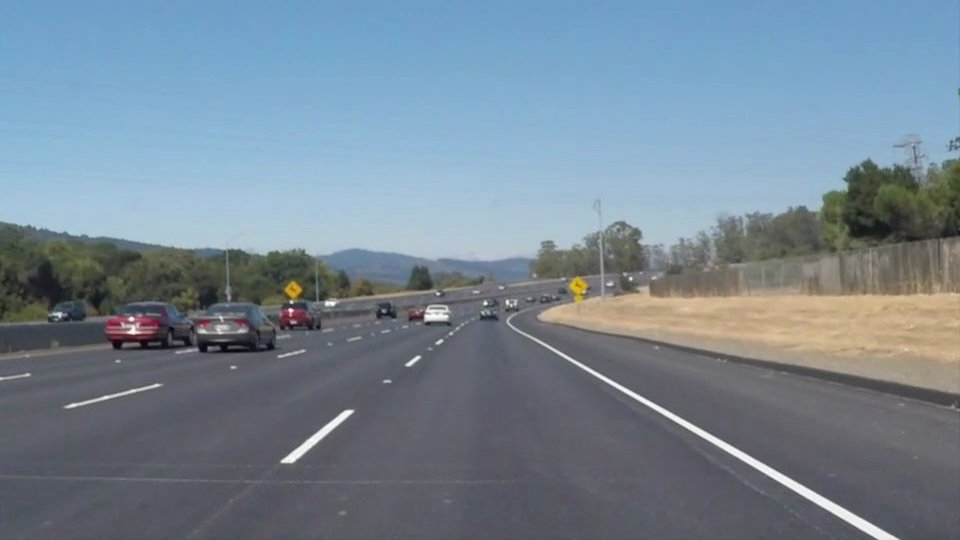
//> input picture image_files/1.jpg, 960 x 540 px
$ ./main ../../image_files/1.jpg   (built with g++ and OpenCV 4)
//> lines starting //> are read from the running program, lines starting //| are printed output that depends on the picture; after the words box and inside, x2 and y2 are one past the last pixel; in counts of white or black regions, pixels touching at a corner belong together
#include <iostream>
#include <math.h>
#include <opencv2/opencv.hpp>

using namespace std;
using namespace cv;

int main(int argc, char* argv[])
{
	//Load image
	const char* input = argv[1];
	Mat src = imread(input, IMREAD_COLOR);
//> src is the input picture: 540 rows x 960 cols, CV_8UC3; mean B, G, R 148.1, 134.5, 118.5

	if (src.empty())
	{
		cout << "Failed to load " << input << endl;
		return -1;
	}

    //set parameter
    float sigma = 1;
    int kernel = 3;
    float sum = 0;

	//Create gaussian kernel
	Mat G_kernel(kernel, kernel, CV_32F, Scalar::all(0));
    for(int i=0; i<kernel; i++)
    {
        for(int j=0; j<kernel; j++)
        {
            G_kernel.at<float>(i,j) = exp((-1)*(pow((i)-int(kernel/2), 2)+pow((j)-int(kernel/2), 2))/2*pow(sigma, 2));
            sum = sum + G_kernel.at<float>(i,j);
        }
    }

    //creat Gray Mat
    Mat gray(src.rows, src.cols, CV_8U);
    cout << "rows = " << src.rows << endl;
//| rows = 540
    cout << "cols = " << src.cols << endl;
//| cols = 960

    //RGB to Gray = 0.299 * Red + 0.587 * Green + 0.114 * Blue
    for(int i=0; i<src.rows; i++)
    {
        for(int j=0; j<src.cols; j++)
        {
            gray.at<uchar>(i, j) = 0.114*src.at<uchar>(i, 3*j)
                                    + 0.587*src.at<uchar>(i, 3*j+1)
                                    + 0.299*src.at<uchar>(i, 3*j+2);
        }
    }
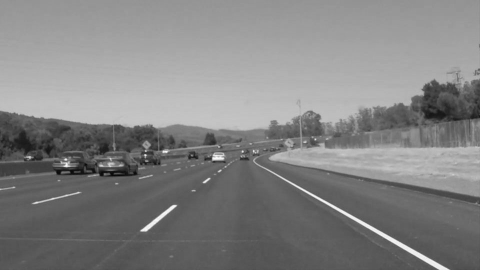
//> gray: 540 rows x 960 cols, CV_8UC1 (shown at 1/2 size); min 5, max 255, mean 130.8

    //print blur kernel
    cout << "blur kernel:" << endl;
    for(int i=0; i<kernel; i++)
    {
        for(int j=0; j<kernel; j++)
        {
        cout << G_kernel.at<float>(i, j) << "\t" ;
        }
        cout << endl;
    }

    //convolution operation with Gaussian kernel
    Mat blur(gray.rows-2, gray.cols-2, CV_8U);

    for(int i=0; i<gray.rows-2; i++)
    {
        for(int j=0; j<gray.cols-2; j++)
        {
            int cal = 0;
            for(int k=0; k<kernel; k++)
            {
                for(int n=0; n<kernel; n++)
                {
                    cal = cal + G_kernel.at<float>(k, n)*gray.at<uchar>(i+k, j+n);
                }
            }
            blur.at<uchar>(i, j) = cal/sum;
        }
    }

    //Create sobel kernel
    Mat Gx_kernel(3, 3, CV_32F, Scalar::all(0));
    Gx_kernel.at<float>(0, 0) = -1.0;
    Gx_kernel.at<float>(1, 0) = -2.0;
    Gx_kernel.at<float>(2, 0) = -1.0;
    Gx_kernel.at<float>(0, 2) =  1.0;
    Gx_kernel.at<float>(1, 2) =  2.0;
    Gx_kernel.at<float>(2, 2) =  1.0;

    Mat Gy_kernel(3, 3, CV_32F, Scalar::all(0));
    Gy_kernel.at<float>(0, 0) = -1.0;
    Gy_kernel.at<float>(0, 1) = -2.0;
    Gy_kernel.at<float>(0, 2) = -1.0;
    Gy_kernel.at<float>(2, 0) =  1.0;
    Gy_kernel.at<float>(2, 1) =  2.0;
    Gy_kernel.at<float>(2, 2) =  1.0;

    //print Gx kernel
    cout << "Gx kernel:" << endl;
    for(int i=0; i<3; i++)
    {
        for(int j=0; j<3; j++)
        {
        cout << Gx_kernel.at<float>(i, j) << "\t" ;
        }
        cout << endl;
    }
    //print Gy kernel
    cout << "Gy kernel:" << endl;
    for(int i=0; i<3; i++)
    {
        for(int j=0; j<3; j++)
        {
        cout << Gy_kernel.at<float>(i, j) << "\t" ;
        }
        cout << endl;
    }

    //set parameter
    Mat Gx(gray.rows-4, gray.cols-4, CV_8U);
    Mat Gy(gray.rows-4, gray.cols-4, CV_8U);
    Mat G(gray.rows-4, gray.cols-4, CV_8U);
    Mat non_G(gray.rows-4, gray.cols-4, CV_8U);
    Mat canny(gray.rows-4, gray.cols-4, CV_8U);
    float gradient[gray.rows-2][gray.cols -2] = {0};
    float angle[gray.rows-2][gray.cols -2] = {0};

    //convolution operation with Gx & Gy kernel
    //find the intensity and angle gradient of the image
    for(int i=0; i<gray.rows-4; i++)
    {
        for(int j=0; j<gray.cols-4; j++)
        {
            float cal = 0;
            float cal2 = 0;
            for(int k=0; k<3; k++)
            {
                for(int n=0; n<3; n++)
                {
                    cal = cal + Gx_kernel.at<float>(k, n)*gray.at<uchar>(i+k, j+n);
                    cal2 = cal2 + Gy_kernel.at<float>(k, n)*gray.at<uchar>(i+k, j+n);
                }
            }
            Gx.at<uchar>(i, j) = cal;
            Gy.at<uchar>(i, j) = cal2;
            gradient[i][j] = sqrt(pow(cal, 2)+pow(cal2, 2));
            angle[i][j] = atan(cal2/cal)*180/3.14;
            if(angle[i][j]< 22.5 && angle[i][j]>-22.5){angle[i][j] = 0;}
            else if(angle[i][j]< 67.5 && angle[i][j]> 22.5){angle[i][j] = 45;}
            else if(angle[i][j]<-22.5 && angle[i][j]>-67.5){angle[i][j] = 135;}
            else if(angle[i][j]<-67.5 || angle[i][j]> 67.5){angle[i][j] = 90;}
            if(cal==0){angle[i][j] = 90;}
            G.at<uchar>(i, j) = gradient[i][j];
            if(gradient[i][j]>255){G.at<uchar>(i, j)=255;}
        }
    }
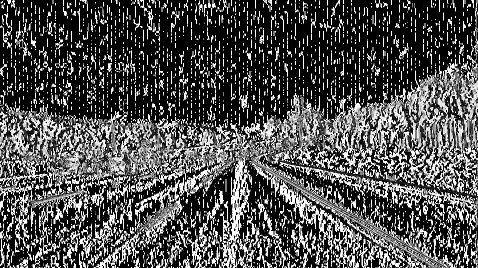
//> Gx: 536 rows x 956 cols, CV_8UC1 (shown at 1/2 size); min 0, max 255, mean 80.5
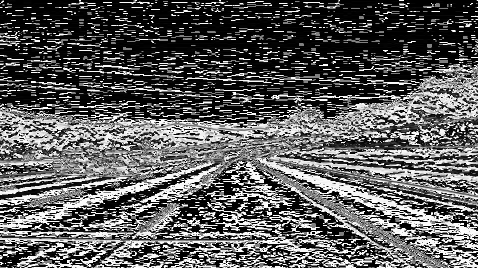
//> Gy: 536 rows x 956 cols, CV_8UC1 (shown at 1/2 size); min 0, max 255, mean 92.5
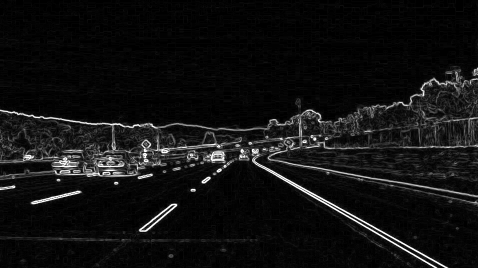
//> G: 536 rows x 956 cols, CV_8UC1 (shown at 1/2 size); min 0, max 255, mean 17.4

    //Non-maximum suppression
    for(int i=1; i<G.rows-1; i++)
    {
        for(int j=1; j<G.cols-1; j++)
        {
            if(angle[i][j]==0)
            {
                if(gradient[i][j]<gradient[i][j-1]){gradient[i][j]=0;}
                else{gradient[i][j-1]=0;}
                if(gradient[i][j]<gradient[i][j+1]){gradient[i][j]=0;}
                else{gradient[i][j+1]=0;}
                if(gradient[i][j+1]<gradient[i][j-1]){gradient[i][j+1]=0;}
                else{gradient[i][j-1]=0;}
            }
            else if(angle[i][j]==45)
            {
                if(gradient[i][j]<gradient[i+1][j-1]){gradient[i][j]=0;}
                else{gradient[i+1][j-1]=0;}
                if(gradient[i][j]<gradient[i-1][j+1]){gradient[i][j]=0;}
                else{gradient[i-1][j+1]=0;}
                if(gradient[i+1][j-1]<gradient[i-1][j+1]){gradient[i+1][j-1]=0;}
                else{gradient[i-1][j+1]=0;}
            }
            else if(angle[i][j]==90)
            {
                if(gradient[i][j]<gradient[i-1][j]){gradient[i][j]=0;}
                else{gradient[i-1][j]=0;}
                if(gradient[i][j]<gradient[i+1][j]){gradient[i][j]=0;}
                else{gradient[i+1][j]=0;}
                if(gradient[i+1][j]<gradient[i-1][j]){gradient[i+1][j]=0;}
                else{gradient[i-1][j]=0;}
            }
            else if(angle[i][j]==135)
            {
                if(gradient[i][j]<gradient[i-1][j-1]){gradient[i][j]=0;}
                else{gradient[i-1][j-1]=0;}
                if(gradient[i][j]<gradient[i+1][j+1]){gradient[i][j]=0;}
                else{gradient[i+1][j+1]=0;}
                if(gradient[i+1][j+1]<gradient[i-1][j-1]){gradient[i+1][j+1]=0;}
                else{gradient[i-1][j-1]=0;}
            }
            non_G.at<uchar>(i, j) = gradient[i][j];
            if(gradient[i][j]>255){non_G.at<uchar>(i, j)=255;}
        }
    }

    //set paramete
    int H_thresd = 254;
    int L_thresd = 160;

    //Connect Weak Edge & draw on source image
    for(int i=0; i<non_G.rows; i++)
    {
        for(int j=0; j<non_G.cols; j++)
        {
            canny.at<uchar>(i, j) = 0;
            if(non_G.at<uchar>(i, j) > H_thresd)
            {
                canny.at<uchar>(i,j) = 255;
            }
            else if(non_G.at<uchar>(i, j) < L_thresd){canny.at<uchar>(i,j) = 0;}
            else
            {
                for(int k=-1; k<2; k++)
                {
                    for(int n=-1; n<2; n++)
                    {
                        //if(non_G.at<uchar>(i+k, j+n) > H_thresd)
                        if(canny.at<uchar>(i+k, j+n) ==255)
                        {
                            canny.at<uchar>(i, j) = 255;
                        }
                    }
                }
            }
        }
    }
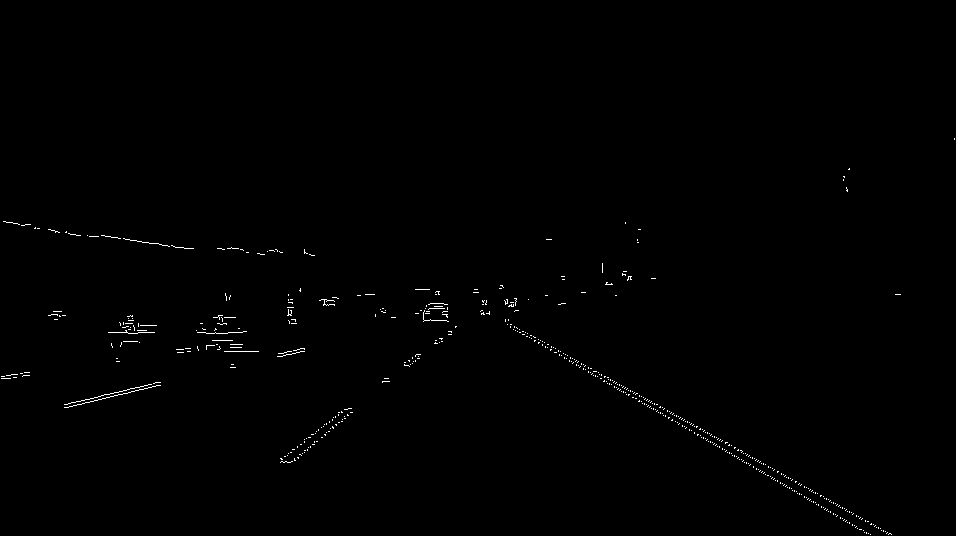
//> canny: 536 rows x 956 cols, CV_8UC1; 0.44% white in thin lines or dots, all inside (x1, y1, x2, y2) = (1, 138, 955, 535)


    int thresd = 100;
    namedWindow("tweak");
    createTrackbar("thresd", "tweak", &thresd, 200);

    int rho = 2*sqrt(pow(canny.rows, 2)+pow(canny.cols, 2));
    int theta = 2*3.14*100;
    Mat hough(theta, rho, CV_8U);
    Mat houghlines(canny.rows, canny.cols, CV_8U);
    Mat result(src.rows, src.cols, CV_8UC3);

    cout<<"rho & theta = "<<2*rho<<"/"<<theta<<endl;
//| rho & theta = 4384/628

    for(int i=0; i<hough.rows; i++)
    {
        for(int j=0; j<hough.cols; j++){hough.at<uchar>(i, j)=0;}
    }
//> hough: 628 rows x 2192 cols, CV_8UC1; every value is 0

    for(int i=0; i<canny.rows; i++)
    {
        for(int j=0; j<canny.cols; j++)
        {
            if(canny.at<uchar>(i, j) == 255)
            {
                for(int k=0; k<theta; k++)
                {
                    int cal = j*cos(float(k)/100)+i*sin(float(k)/100);
                    hough.at<uchar>(k, rho/2 + cal) = hough.at<uchar>(k, rho/2 + cal) + 1 ;
                }
            }
        }
    }
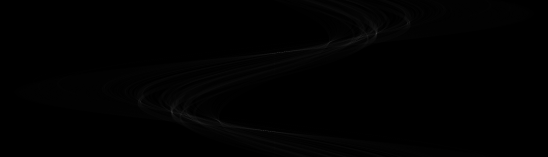
//> hough: 628 rows x 2192 cols, CV_8UC1 (shown at 1/4 size); min 0, max 147, mean 1

    while(1)
    {
        for(int i=0; i<houghlines.rows; i++)
        {
            for(int j=0; j<houghlines.cols; j++){houghlines.at<uchar>(i, j)=0;}
        }
//> houghlines: 536 rows x 956 cols, CV_8UC1; every value is 0


        for(int i=0; i<result.rows; i++)
        {
            for(int j=0; j<result.cols; j++)
            {
                result.at<uchar>(i+2, 3*(j+2)) = src.at<uchar>(i+2, 3*(j+2));
                result.at<uchar>(i+2, 3*(j+2)+1) = src.at<uchar>(i+2, 3*(j+2)+1);
                result.at<uchar>(i+2, 3*(j+2)+2) = src.at<uchar>(i+2, 3*(j+2)+2);
            }
        }

        for(int i=0; i<hough.rows; i++)
        {
            for(int j=0; j<hough.cols; j++){
                if(hough.at<uchar>(i, j) > thresd)
                {
                    for(int k=0; k<houghlines.cols; k++)
                    {
                        int cal = ((j-rho/2)-k*cos(float(i)/100))/sin(float(i)/100);
                        if(cal < houghlines.rows && cal>0)
                        {
                            houghlines.at<uchar>(cal, k) = 255;
                            result.at<uchar>(cal+2, 3*(k+2)) = 0;
                            result.at<uchar>(cal+2, 3*(k+2)+1) = 255;
                            result.at<uchar>(cal+2, 3*(k+2)+2) = 0;
                        }
                    }
                }
            }
        }
//> houghlines: 536 rows x 956 cols, CV_8UC1; 1.2% white in thin lines or dots, all inside (x1, y1, x2, y2) = (0, 26, 900, 536)
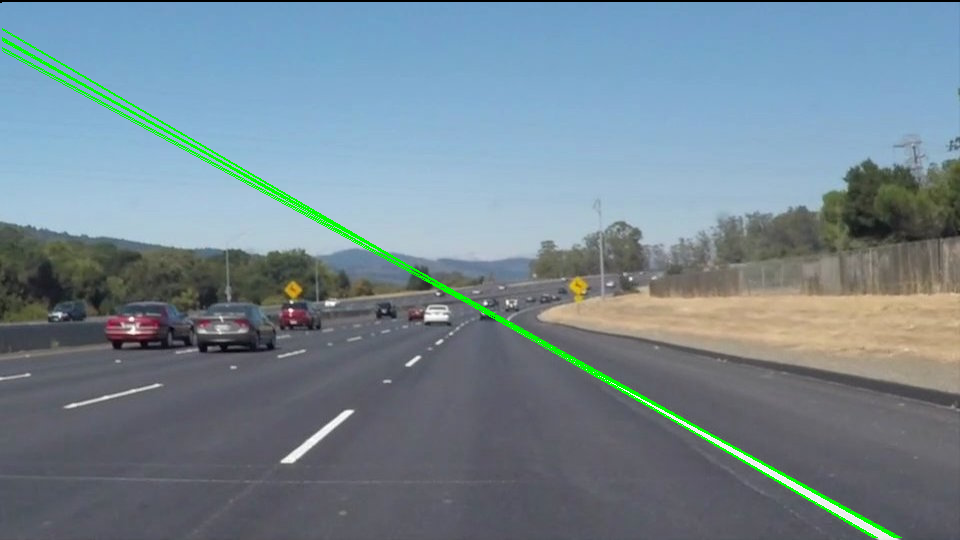
//> result: 540 rows x 960 cols, CV_8UC3; mean B, G, R 145.1, 135, 116.3

        // [10 lines of commented-out code are left out]
        imshow("canny", canny);
        imshow("result", result);
        imshow("hough space", hough);
        imshow("hough line", houghlines);
        char kbin = waitKey(30);
//> the Esc key is pressed
        if(kbin == 27){break;}
    }

	destroyAllWindows();

	return 0;
}

$ run again, on image_files/3.jpg
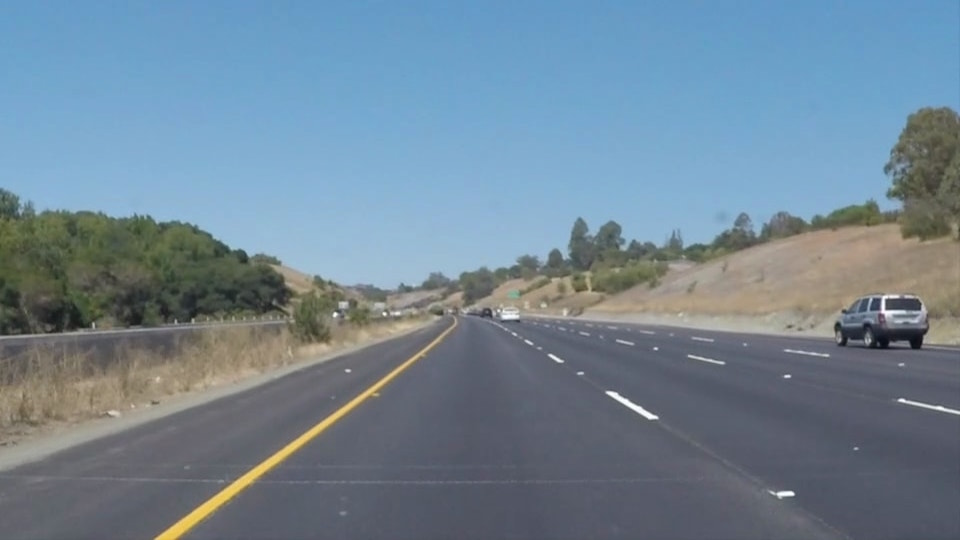
//> input picture image_files/3.jpg, 960 x 540 px
//> src is the input picture: 540 rows x 960 cols, CV_8UC3; mean B, G, R 149, 133.4, 113
//| rows = 540
//| cols = 960
//> after the loop `for(int i=0; i<non_G.rows; i++)`:
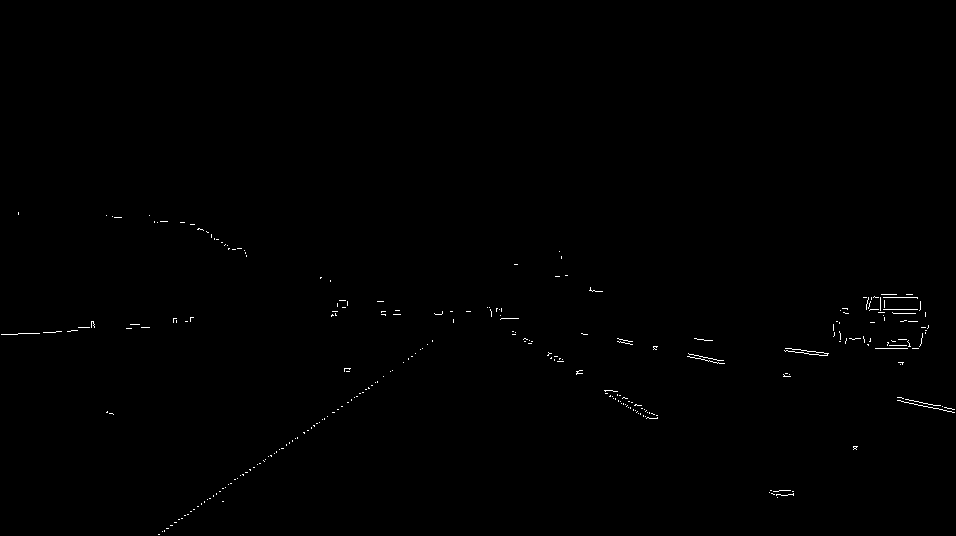
//> canny: 536 rows x 956 cols, CV_8UC1; 0.31% white in thin lines or dots, all inside (x1, y1, x2, y2) = (1, 212, 955, 535)
//| rho & theta = 4384/628
//> after the loop `for(int i=0; i<hough.rows; i++)`:
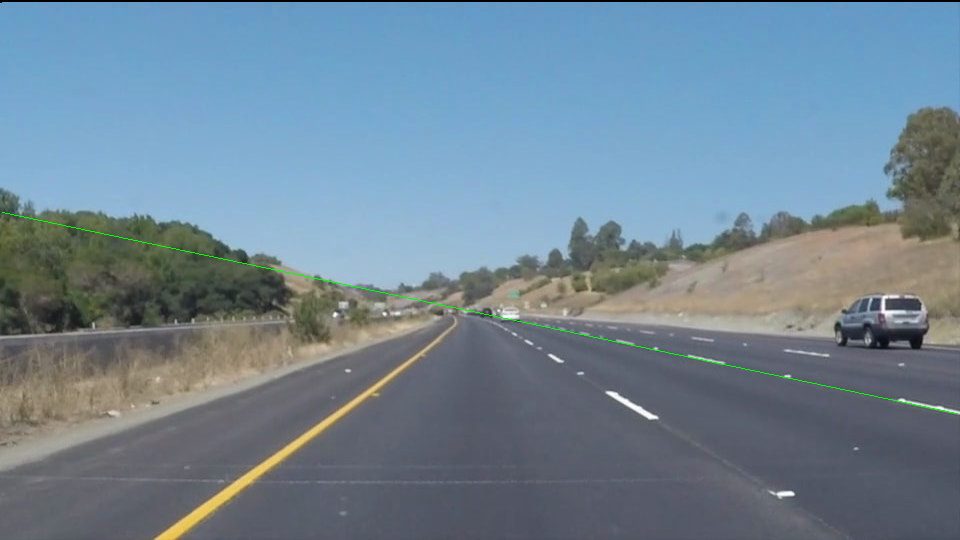
//> result: 540 rows x 960 cols, CV_8UC3; mean B, G, R 148.1, 133.1, 112.4

$ run again, on image_files/4.jpg
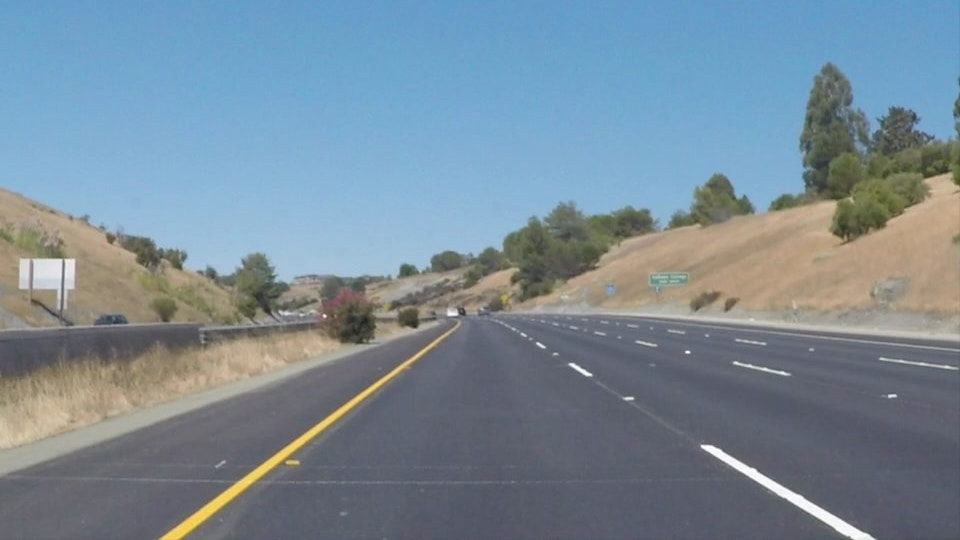
//> input picture image_files/4.jpg, 960 x 540 px
//> src is the input picture: 540 rows x 960 cols, CV_8UC3; mean B, G, R 151.5, 138.6, 120.7
//| rows = 540
//| cols = 960
//> after the loop `for(int i=0; i<non_G.rows; i++)`:
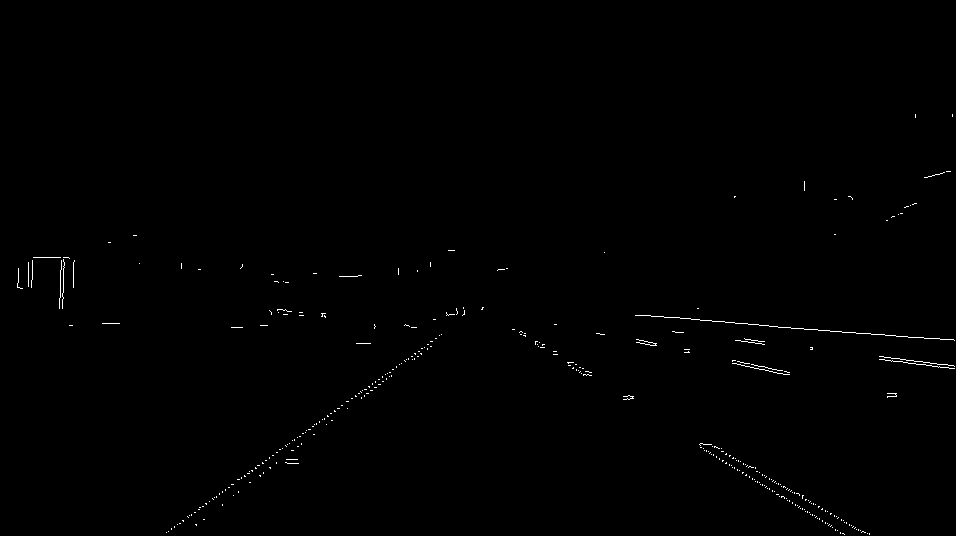
//> canny: 536 rows x 956 cols, CV_8UC1; 0.38% white in thin lines or dots, all inside (x1, y1, x2, y2) = (17, 114, 955, 535)
//| rho & theta = 4384/628
//> after the loop `for(int i=0; i<hough.rows; i++)`:
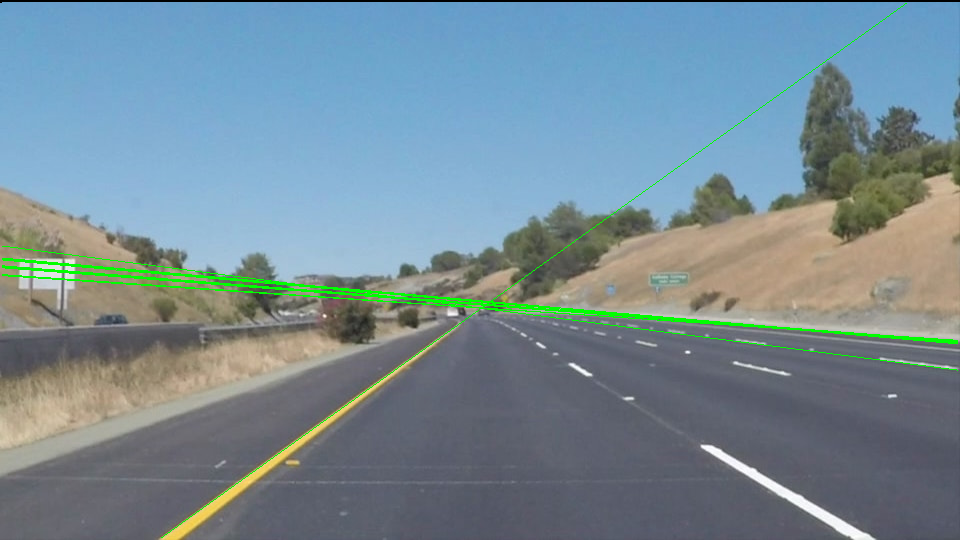
//> result: 540 rows x 960 cols, CV_8UC3; mean B, G, R 149.1, 139.5, 118.5
